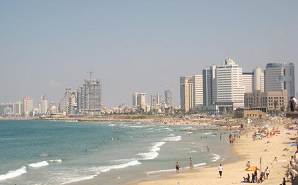
#> input picture adv/img.png, 298 x 185 px
$ python exer11.py adv/img.png out.png
#> lines starting #> are read from the running program, lines starting #| are printed output that depends on the picture; after the words box and inside, x2 and y2 are one past the last pixel; in counts of white or black regions, pixels touching at a corner belong together
#  Harrisのコーナー検出法により入力画像からコーナーを検出し、コーナーに円を描画した画像を出力せよ。
#
#  >python exer11.py input.png  output.ong
#  input.png  : 入力画像のファイル名
#  output.png : 出力画像のファイル名


import numpy as np
import sys
import cv2

fname_in  = sys.argv[1]
fname_out = sys.argv[2]

#画像を読み込み輝度画像へ変換
img_color = cv2.imread(fname_in)
#> img_color is the input picture: shape (185, 298, 3); mean B, G, R 166.7, 168.9, 167.9
img_gray  = np.float64( cv2.cvtColor(img_color, cv2.COLOR_RGB2GRAY) )
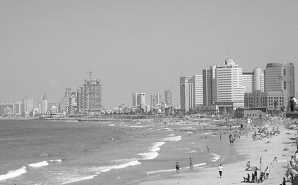
#> img_gray: shape (185, 298) float64; min 12, max 255, mean 168.1

#画像全体のsobel filter
img_sobel_x = np.zeros_like( img_gray)
img_sobel_y = np.zeros_like( img_gray)

for y in range( 1, img_gray.shape[0] - 1 ) :
    for x in range( 1, img_gray.shape[1] - 1 ) :
        img_sobel_x[y,x] = -1.0 * img_gray[y-1,x-1] + 0.0 * img_gray[y-1,x ] + 1.0 * img_gray[y-1,x+1] + \
                           -2.0 * img_gray[y  ,x-1] + 0.0 * img_gray[y  ,x ] + 2.0 * img_gray[y  ,x+1] + \
                           -1.0 * img_gray[y+1,x-1] + 0.0 * img_gray[y+1,x ] + 1.0 * img_gray[y+1,x+1]
        img_sobel_y[y,x] = -1.0 * img_gray[y-1,x-1] - 2.0 * img_gray[y-1,x ] - 1.0 * img_gray[y-1,x+1] + \
                            0.0 * img_gray[y  ,x-1] + 0.0 * img_gray[y  ,x ] + 0.0 * img_gray[y  ,x+1] + \
                            1.0 * img_gray[y+1,x-1] + 2.0 * img_gray[y+1,x ] + 1.0 * img_gray[y+1,x+1]
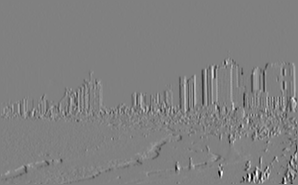
#> img_sobel_x: shape (185, 298) float64; min -737, max 726, mean -0.3; drawn with min black and max white
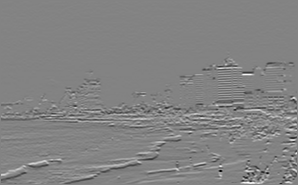
#> img_sobel_y: shape (185, 298) float64; min -699, max 660, mean 0.3; drawn with min black and max white
img_sobel_x = img_sobel_x / 4
img_sobel_y = img_sobel_y / 4

gauss = np.array([[1, 4, 6, 4,1],
                  [4,16,24,16,4],
                  [6,24,36,24,6],
                  [4,16,24,16,4],
                  [1, 4, 6, 4,1] ])
gauss = gauss / 256.0


#------------------------------------
#検出位置に円（半径3・色(255,0, 0)・線幅1）を描画する
for y_in in range(2, img_gray.shape[0] - 2):
    for x_in in range(2, img_gray.shape[1] - 2):
        sum1 = 0
        sum2 = 0
        sum3 = 0
        sum4 = 0
        a = -1
        for i in range(y_in - 2, y_in + 3):
            a = a + 1
            b = 0
            for j in range(x_in - 2, x_in + 3):
                sum1 = sum1 + img_sobel_x[i,j] * img_sobel_x[i,j] * gauss[a,b]
                sum2 = sum2 + img_sobel_x[i,j] * img_sobel_y[i,j] * gauss[a,b]
                sum3 = sum3 + img_sobel_x[i,j] * img_sobel_y[i,j] * gauss[a,b]
                sum4 = sum4 + img_sobel_y[i,j] * img_sobel_y[i,j] * gauss[a,b]
                b = b + 1
        det = sum1 * sum4 - sum2 * sum3
        tr = sum1 + sum4
        r = det - 0.15 * tr *tr
        if r > 260000:
            img_color = cv2.circle(img_color, (x_in, y_in), 3, (255, 0, 0), 1)
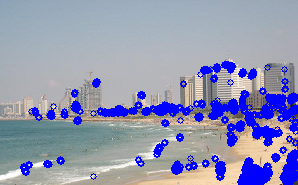
#> img_color: shape (185, 298, 3); 12.26% of pixels changed, all inside (x1, y1, x2, y2) = (20, 61, 298, 185)
#------------------------------------

cv2.imwrite(fname_out, img_color)

$ run again, on adv/sample2.png
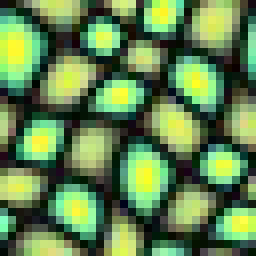
#> input picture adv/sample2.png, 32 x 32 px (shown 8 times larger)
#> img_color is the input picture: shape (32, 32, 3); mean B, G, R 79, 131.8, 98.4
#> after the loop `for y in range( 1, img_gray.shape[0] - 1 ) :`:
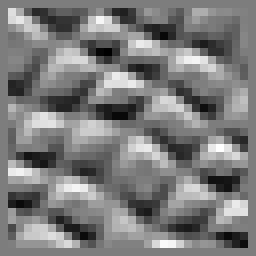
#> img_sobel_y: shape (32, 32) float64 (shown 8 times larger); min -755, max 788, mean -5.2; drawn with min black and max white
#> after the loop `for y_in in range(2, img_gray.shape[0] - 2):`:
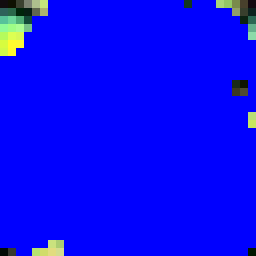
#> img_color: shape (32, 32, 3) (shown 8 times larger); mean B, G, R 245.4, 8.1, 6.4

$ run again, on adv/syhthesis1.png
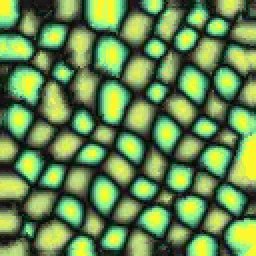
#> input picture adv/syhthesis1.png, 128 x 128 px (shown 2 times larger)
#> img_color is the input picture: shape (128, 128, 3); mean B, G, R 78.9, 135.8, 102.3
#> after the loop `for y in range( 1, img_gray.shape[0] - 1 ) :`:
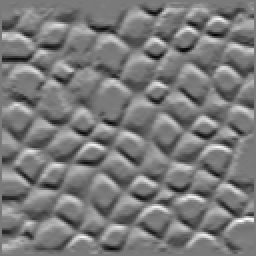
#> img_sobel_y: shape (128, 128) float64 (shown 2 times larger); min -651, max 703, mean 0.1; drawn with min black and max white
#> after the loop `for y_in in range(2, img_gray.shape[0] - 2):`:
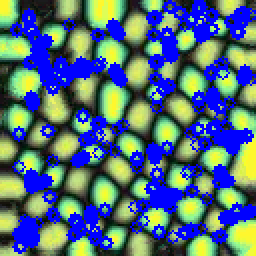
#> img_color: shape (128, 128, 3) (shown 2 times larger); mean B, G, R 125.2, 107.8, 82.5

$ run again, on adv/synthesis2.png
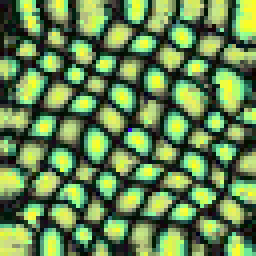
#> input picture adv/synthesis2.png, 64 x 64 px (shown 4 times larger)
#> img_color is the input picture: shape (64, 64, 3); mean B, G, R 78.7, 132.9, 101.1
#> after the loop `for y in range( 1, img_gray.shape[0] - 1 ) :`:
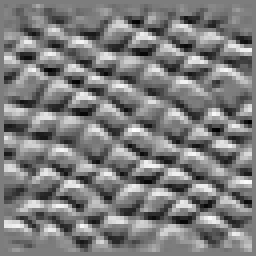
#> img_sobel_y: shape (64, 64) float64 (shown 4 times larger); min -755, max 781, mean -1.4; drawn with min black and max white
#> after the loop `for y_in in range(2, img_gray.shape[0] - 2):`:
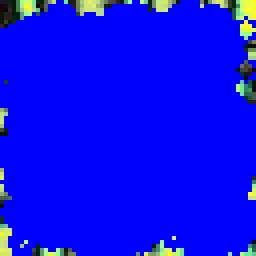
#> img_color: shape (64, 64, 3) (shown 4 times larger); mean B, G, R 241.3, 12.4, 9.6
